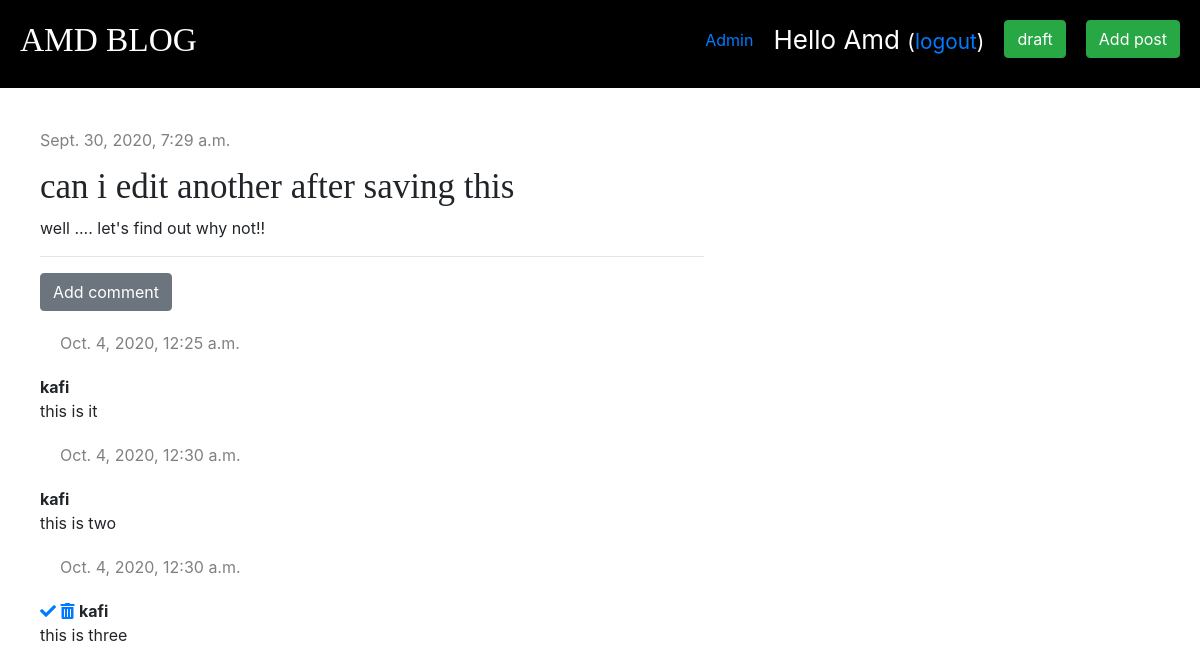
The page /post/25/ (signed in) on the database its author committed.
### blog/models.py (models this page shows, shortened)
class Post(models.Model):
    author = models.ForeignKey('auth.User', on_delete=models.CASCADE)
    title = models.CharField(max_length=200)
    text = models.TextField()
    created_date = models.DateTimeField(default=timezone.now)
    published_date = models.DateTimeField(blank=True, null=True)

class Comment(models.Model):
    post = models.ForeignKey('blog.post', on_delete=models.CASCADE, related_name='comments')
    author = models.CharField(max_length=200)
    text = models.TextField()
    created_date = models.DateTimeField(default=timezone.now)
    approved = models.BooleanField(default=False)

### blog/views.py (the view)
# urls.py: path('post/<int:pk>/', views.post_detail, name='post_detail'),
def post_detail(request, pk):
    post = get_object_or_404(Post, pk=pk)
    stuff_for_frontend = {'post': post}
    return render(request, 'blog/post_detail.html', stuff_for_frontend)

### blog/templates/blog/post_detail.html (shortened to what this page needs)
{% extends "blog/base.html" %}
{% block content %}
    <div class="post">
        {% if post.published_date %}
            <div class="date">
                {{ post.published_date }}
            </div>
        {% else %}
        <a href="{% url 'post_publish' pk=post.pk %}" class="btn btn-primary">Publish</a>
        {% endif %}
       {% if user.is_authenticated %}
			<a class="btn btn-default" href="{% url 'post_edit' pk=post.pk %}"></a>
		{% endif %}
            <h1>{{ post.title }}</h1>
            <p>{{ post.text|linebreaksbr }}</p>
            <hr>
            <a href=" {% url 'add_comment_to_post' pk=post.pk %}" class="btn btn-secondary">Add comment</a>
            {% for comment in post.comments.all %}
                {% if user.is_authenticated or comment.approved %}
                <div class="comment">
                    <div class="date">
                        {{ comment.created_date }}
                    </div>
                </div>
                    {% if not comment.approved and user.is_superuser %}
                        <a href="{% url 'comment_approve' pk=comment.pk %}"><i class="fas fa-check"></i></a>
                        <a href="{% url 'comment_remove' pk=comment.pk %}" ><i class="fas fa-trash-alt"></i></a>
                    {% endif %}
                    <strong>{{ comment.author }}</strong>
                    <p>{{ comment.text }}</p>
                {% endif %}
            {% empty %}
                <p>No comments yet....</p>
            {% endfor %}
    </div>
{% endblock content %}

### blog/templates/blog/base.html (shortened to what this page needs)
{% load staticfiles %}
<html lang="en">
<head>
    <link rel="stylesheet" href="https://stackpath.bootstrapcdn.com/bootstrap/4.5.2/css/bootstrap.min.css">
    <link rel="stylesheet" href="{% static "css/blog.css" %}">
    <link rel="stylesheet" href="//use.fontawesome.com/releases/v5.0.7/css/all.css">
</head>
<body>
    <div class="page-header">
        {% if user.is_authenticated %}
        <div class="new-post-button">
            <a href="post/new"><button class="btn btn-success">Add post</button></a>
        </div>
        <div class="post-draft-button">
            <a href="drafts/"><button class="btn btn-success">draft</button></a>
        </div>
        <class class="top_menu">
            <p class="top_menu_name">Hello {{ user.username }} <small>(<a href="{% url 'logout' %}">logout</a>)</small></p>
        </class>
        {% if user.is_superuser %}
            <div class="admin">
                <a href="/admin">Admin</a>
            </div>
        {% endif %}
        {% else %}
            <div class="login-button">
                <a href="accounts/login"><button class="fas fa-sign-in-alt fa-2x"></button></a>
            </div>
        {% endif %}
        <h1><a href="/">AMD BLOG</a></h1>
    </div>
    <div class="content-container">
        <div class="row">
            <div class="col-md-7">
                {% block content %}
                {% endblock %}
            </div>
        </div>
    </div>
</body>
</html>

### blog/static/css/blog.css (style rules this page uses)
.page-header { background-color: black; margin-top: 0; padding: 20px 20px 20px 20px; }
.page-header h1 a { color: white; font-size: 25pt; text-decoration: none; }
.content-container { margin-left: 40px; margin-top: 40px; }
h1, h2, h3, h4 { font-family: 'Tinos', serif; font-size: 35px; }
.date { color: grey; }
.post { margin-bottom: 70px; }
.post-draft-button { float: right; margin-right: 20px; }
.new-post-button, .login-button { float: right; }
.top_menu { float: right; color: white; margin-right: 20px; font-size: 26px; }
.comment { margin: 20px 0px 20px 20px; }
.admin { margin-right: 20px; margin-top: 8px; float: right; }

### rows shown on the page
Post: published_date "Sept. 30, 2020, 7:29 a.m.", title "can i edit another after saving this", text "well .... let's find out why not!!"
Comment: created_date "Oct. 4, 2020, 12:25 a.m.", author "kafi", text "this is it"
Comment: created_date "Oct. 4, 2020, 12:30 a.m.", author "kafi", text "this is two"
Comment: created_date "Oct. 4, 2020, 12:30 a.m.", approved False (drawn), author "kafi", text "this is three"

### other values the page prints
{{ user.username }} "Amd"
